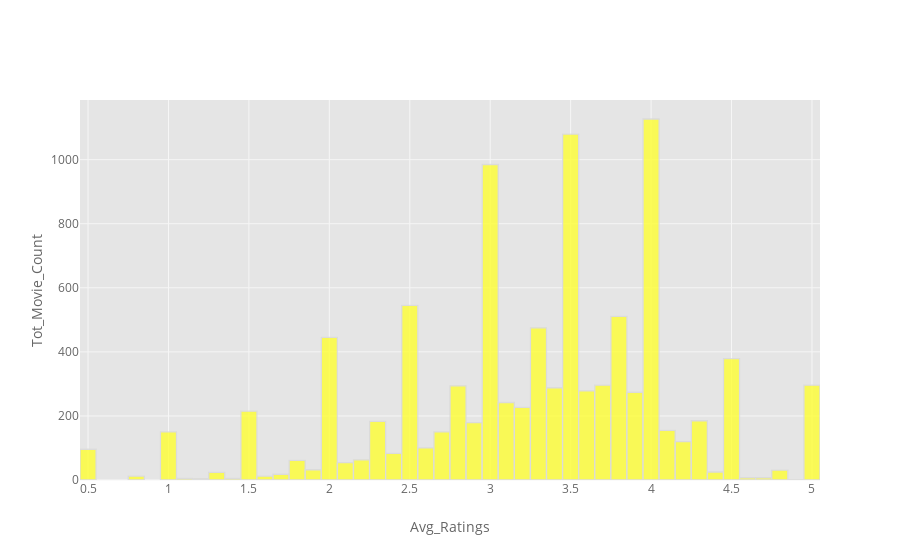

Notebook code for this chart:
### Markdown cell above
Long-Tail Phenomenon:
        Vertical line    = Popularity
        Horizontal line  = Movies Ordered On basis of Popularity
        Then plot should long tail from left to right.
    The long-tail phenomenon encourages Recommender Systems to recommend movies to individual users who hasn't
    watched yet.

### Code cell
ratings_mean['Avg_rat'].iplot(kind='histogram',color='yellow',bins=50,xTitle='Avg_Ratings',yTitle='Tot_Movie_Count')

### Figure 1 — Plotly figure (JSON) as saved in the notebook; plotly's stock layout.template omitted (floating-point values rounded to 4 significant figures; data arrays with more than 128 entries replaced by an {"elided": "..."} marker saying what was removed)
{"data": [{"histfunc": "count", "histnorm": "", "marker": {"color": "rgba(255, 255, 51, 1.0)", "line": {"color": "#D9D9D9", "width": 1.3}}, "name": "Avg_rat", "nbinsx": 50, "opacity": 0.8, "orientation": "v", "type": "histogram", "uid": "d9fdf5ca-6335-452c-a21c-4d0fd16979ba", "x": {"elided": "9719 float values"}}], "layout": {"barmode": "overlay", "legend": {"bgcolor": "#FFFFFF", "font": {"color": "#666666"}}, "paper_bgcolor": "#FFFFFF", "plot_bgcolor": "#E5E5E5", "title": {"font": {"color": "#151516"}}, "xaxis": {"gridcolor": "#F6F6F6", "showgrid": true, "tickfont": {"color": "#666666"}, "title": {"font": {"color": "#666666"}, "text": "Avg_Ratings"}, "zerolinecolor": "#F6F6F6"}, "yaxis": {"gridcolor": "#F6F6F6", "showgrid": true, "tickfont": {"color": "#666666"}, "title": {"font": {"color": "#666666"}, "text": "Tot_Movie_Count"}, "zerolinecolor": "#F6F6F6"}}}
